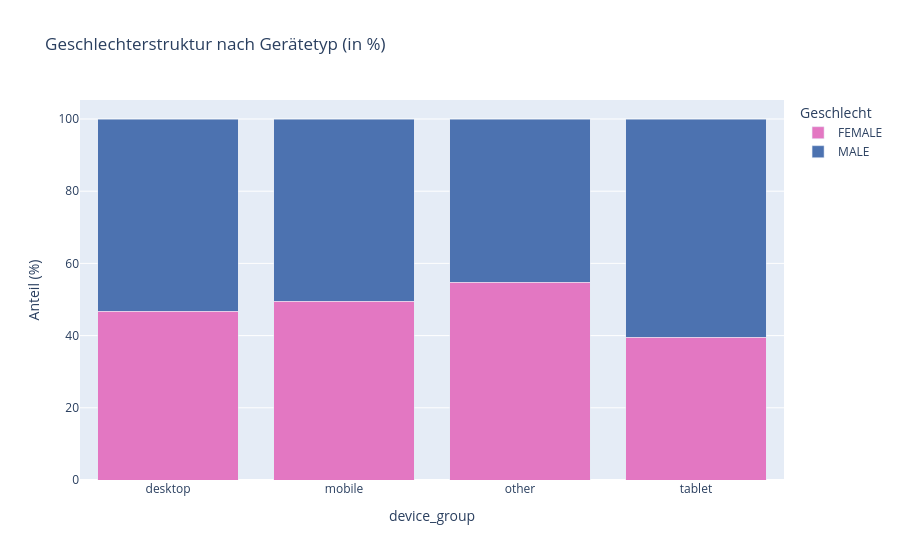

The code cell stored with this chart in its notebook:
### Code cell
Zusammenhang_zwischen_Gerätetyp_und_Geschlecht = px.bar(
    percent,
    x=percent.index,
    y=["FEMALE", "MALE"],   
    barmode="stack",
    color_discrete_map=color_male_female,
    labels={
        "value": "Anteil (%)",
        "index": "Gerätetyp",
        "variable": "Geschlecht"
    },
    title="Geschlechterstruktur nach Gerätetyp (in %)"
)

Zusammenhang_zwischen_Gerätetyp_und_Geschlecht.show()

### Figure 1 — Plotly figure (JSON) as saved in the notebook; plotly's stock layout.template omitted (floating-point values rounded to 4 significant figures)
{"data": [{"hovertemplate": "Geschlecht=FEMALE<br>device_group=%{x}<br>Anteil (%)=%{y}<extra></extra>", "legendgroup": "FEMALE", "marker": {"color": "#e377c2", "pattern": {"shape": ""}}, "name": "FEMALE", "orientation": "v", "showlegend": true, "textposition": "auto", "type": "bar", "x": ["desktop", "mobile", "other", "tablet"], "xaxis": "x", "y": [46.73, 49.46, 54.8, 39.49], "yaxis": "y"}, {"hovertemplate": "Geschlecht=MALE<br>device_group=%{x}<br>Anteil (%)=%{y}<extra></extra>", "legendgroup": "MALE", "marker": {"color": "#4C72B0", "pattern": {"shape": ""}}, "name": "MALE", "orientation": "v", "showlegend": true, "textposition": "auto", "type": "bar", "x": ["desktop", "mobile", "other", "tablet"], "xaxis": "x", "y": [53.27, 50.54, 45.2, 60.51], "yaxis": "y"}], "layout": {"barmode": "stack", "legend": {"title": {"text": "Geschlecht"}, "tracegroupgap": 0}, "title": {"text": "Geschlechterstruktur nach Gerätetyp (in %)"}, "xaxis": {"anchor": "y", "domain": [0, 1], "title": {"text": "device_group"}}, "yaxis": {"anchor": "x", "domain": [0, 1], "title": {"text": "Anteil (%)"}}}}
